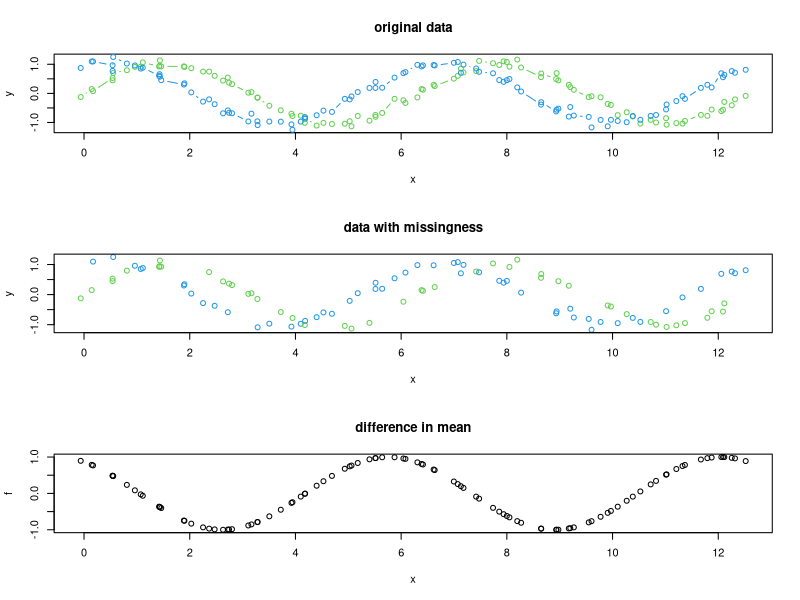

This figure's R source:
# simulate non-linear data of two groups with missingness

set.seed(1);

# generate data

N <- 100;
sigma <- 0.1;

x <- sort(seq(0, 4*pi, length.out=N) + rnorm(N, sd = 0.1));

m_a <- sin(x);
m_b <- sin(x + pi/3);

y_a <- rnorm(N, mean = m_a, sd = sigma);
y_b <- rnorm(N, mean = m_b, sd = sigma);

g <- sample(c(-0.5, 0.5), N, replace=TRUE);
# either one group or the other is observed
# group probabilities are equal; each group has ~50% missingness
y <- ifelse(g > 0, y_b, y_a);

# latent variable to be inferred
f <- m_b - m_a;

data <- list(
	# inputs
	J = N,
	x = x,
	y = y,
	g = g,
	# answers
	f = f,
	y_a = y_a,
	y_b = y_b,
	sigma = sigma
);


# plot data

par(mfrow=c(3, 1));

plot(c(x, x), c(y_a, y_b), xlab="x", ylab="y", type="n", main = "original data");
lines(x, y_a, col=3, type="b");
lines(x, y_b, col=4, type="b");

plot(x, y, col=as.numeric(g > 0)+3, main = "data with missingness");

plot(x, f, main = "difference in mean");


# write data

saveRDS(data, "gp-compare_sim-data.rds");

